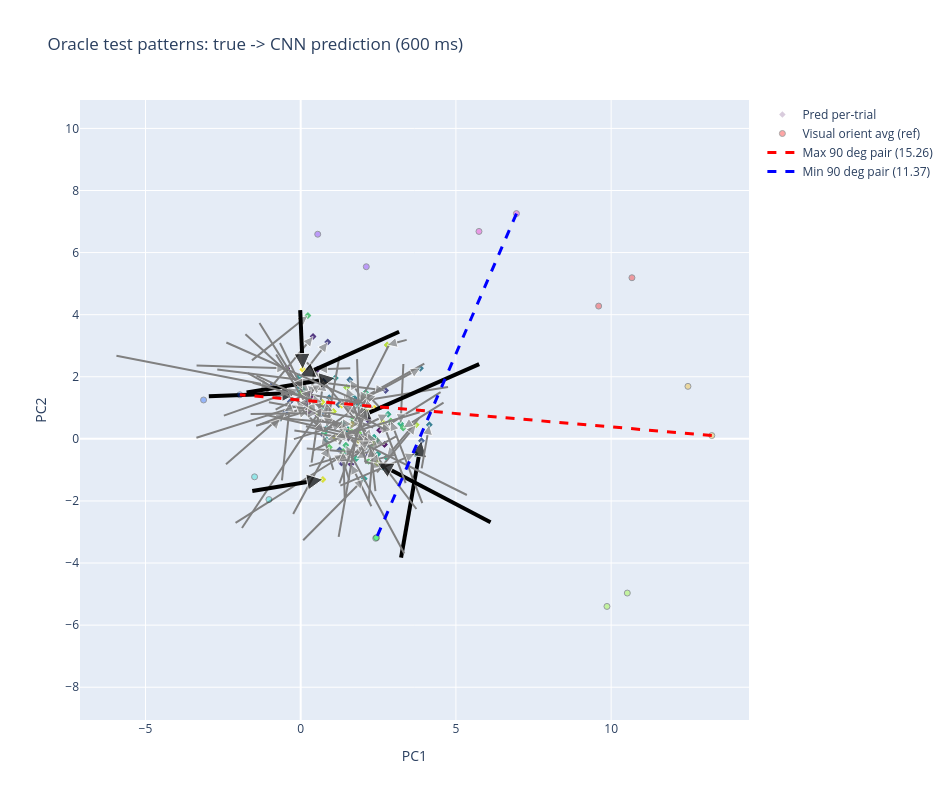

Here is the notebook cell this chart was saved with:
### Code cell
# Oracle test patterns in the same PC space as cell 22.
# True per-pattern average -> CNN prediction shown as a gray arrow.
# Patterns closest to a visual orientation target are drawn bolder.
import plotly.graph_objects as go
import plotly.express as px
from sklearn.decomposition import PCA

mode = "2d"

n_out_window_bins = VIS_ORIENT_TIME // CFG['OUTPUT_BIN_MS']

# Rebuild the basis from `targets` so this cell is self-contained.
X_win        = targets
mean_vec_win = X_win.mean(axis=0, keepdims=True)
pca_win3     = PCA(n_components=2).fit(X_win)
if mode == "3d":
    proj, _ = np.linalg.qr(np.array([
        mean_vec_win[0],
        pca_win3.components_[0],
        pca_win3.components_[1],
    ]).T)
else:
    proj = pca_win3.components_.T[:, :2]                                        # (n_neurons, 2)
coords_win = X_win @ proj                                                       # (n_orient, 2 or 3)

# Group oracle test trials by pattern_name.
pattern_to_timings = {}
for timing_idx in test_ds.trial_indices:
    pname = test_ds.timing_to_pattern[timing_idx]
    pattern_to_timings.setdefault(pname, []).append(timing_idx)
oracle_patterns = sorted(pattern_to_timings.keys())
n_patterns = len(oracle_patterns)

# True per-pattern average and per-trial points over the window.
true_avg_counts = np.zeros((n_patterns, n_neurons), dtype=np.float32)
trial_true_pts  = []
trial_pidx      = []
for p_idx, pname in enumerate(oracle_patterns):
    timings = pattern_to_timings[pname]
    trial_counts = np.zeros((len(timings), n_neurons), dtype=np.float32)
    for k, tidx in enumerate(timings):
        binned = test_ds.spike_responses_binned[tidx]
        trial_counts[k] = binned[:, :n_out_window_bins].sum(axis=1)
        trial_true_pts.append(trial_counts[k])
        trial_pidx.append(p_idx)
    true_avg_counts[p_idx] = trial_counts.mean(axis=0)
trial_true_pts = np.array(trial_true_pts)
trial_pidx     = np.array(trial_pidx)

# Model prediction per unique oracle pattern, summed over the same window.
pred_counts = np.zeros((n_patterns, n_neurons), dtype=np.float32)
model.eval()
for p_idx, pname in enumerate(oracle_patterns):
    stim    = test_ds.pattern_stims[pname]
    stim_in = stim[:, :CFG['N_INPUT_BINS']]
    x = torch.from_numpy(stim_in).unsqueeze(0).to(device).float()
    with torch.no_grad():
        rate = torch.exp(model(x))
    pred_counts[p_idx] = rate[0, :, :n_out_window_bins].sum(dim=1).cpu().numpy()

# Project onto the chosen basis.
true_coords       = true_avg_counts @ proj
pred_coords       = pred_counts     @ proj
trial_true_coords = trial_true_pts  @ proj
trial_pred_coords = pred_coords[trial_pidx]

# Per-orientation target projections (used for the closest-pattern lookup and
# the min/max-diameter dashed lines below).
proj_targs = np.stack([targets[i] @ proj for i in range(len(visual_orientation_degs))],
                      axis=0)

# For each visual orientation, find the oracle pattern whose true-response
# projection is nearest. Build the deduped list (orientation order) and a
# set of bold pattern indices.
closest_pattern_idxs = []
for ori_idx in range(len(visual_orientation_degs)):
    dists = np.linalg.norm(true_coords - proj_targs[ori_idx], axis=1)
    closest_pattern_idxs.append(int(np.argmin(dists)))

bold_idxs = set(closest_pattern_idxs)
seen = set()
closest_patterns = []
for p_idx in closest_pattern_idxs:
    pname = oracle_patterns[p_idx]
    if pname not in seen:
        closest_patterns.append(pname)
        seen.add(pname)

# One color per pattern, shared across arrow + trial dots.
viridis = px.colors.sample_colorscale('Viridis',
                                      np.linspace(0, 1, max(n_patterns, 2)).tolist())
trial_colors = [viridis[i] for i in trial_pidx]

fig = go.Figure()

# Per-trial faded prediction points.
if mode == "3d":
    fig.add_trace(go.Scatter3d(
        x=trial_pred_coords[:, 0], y=trial_pred_coords[:, 1], z=trial_pred_coords[:, 2],
        mode='markers',
        marker=dict(size=3, color=trial_colors, opacity=0.2,
                    symbol='diamond', line=dict(width=0)),
        name='Pred per-trial', hoverinfo='skip',
    ))
else:
    fig.add_trace(go.Scatter(
        x=trial_pred_coords[:, 0], y=trial_pred_coords[:, 1],
        mode='markers',
        marker=dict(size=5, color=trial_colors, opacity=0.2,
                    symbol='diamond', line=dict(width=0)),
        name='Pred per-trial', hoverinfo='skip',
    ))

# Arrows from true average -> prediction. Patterns nearest to a visual
# orientation target are drawn with a thicker line + larger arrowhead.
for p_idx in range(n_patterns):
    is_bold    = p_idx in bold_idxs
    color      = "black" if is_bold else "gray"
    line_width = 4 if is_bold else 2
    head_size  = 16 if is_bold else 10
    cone_size  = 0.8 if is_bold else 0.5
    a = true_coords[p_idx]
    b = pred_coords[p_idx]
    if mode == "3d":
        fig.add_trace(go.Scatter3d(
            x=[a[0], b[0]], y=[a[1], b[1]], z=[a[2], b[2]],
            mode='lines',
            line=dict(color=color, width=line_width),
            showlegend=False, hoverinfo='skip',
        ))
        fig.add_trace(go.Cone(
            x=[b[0]], y=[b[1]], z=[b[2]],
            u=[b[0] - a[0]], v=[b[1] - a[1]], w=[b[2] - a[2]],
            sizemode='absolute', sizeref=cone_size, anchor='tip',
            colorscale=[[0, color], [1, color]], showscale=False,
            hoverinfo='skip',
        ))
    else:
        fig.add_trace(go.Scatter(
            x=[a[0], b[0]], y=[a[1], b[1]],
            mode='lines+markers',
            line=dict(color=color, width=line_width),
            marker=dict(size=[0, head_size], symbol='arrow-up', color=color,
                        angleref='previous'),
            showlegend=False, hoverinfo='skip',
        ))

# Visual-orientation ring as faint backdrop (HSV color, doubled angle).
if mode == "3d":
    fig.add_trace(go.Scatter3d(
        x=coords_win[:, 0], y=coords_win[:, 1], z=coords_win[:, 2],
        mode='markers',
        marker=dict(size=6, color=doubled, colorscale='HSV', cmin=0, cmax=360,
                    opacity=0.35, line=dict(color='black', width=1)),
        name='Visual orient avg (ref)', hoverinfo='skip',
    ))
else:
    fig.add_trace(go.Scatter(
        x=coords_win[:, 0], y=coords_win[:, 1],
        mode='markers',
        marker=dict(size=6, color=doubled, colorscale='HSV', cmin=0, cmax=360,
                    opacity=0.35, line=dict(color='black', width=1)),
        name='Visual orient avg (ref)', hoverinfo='skip',
    ))

# Min/max diameter dashed lines from 90 deg pairs.
dist_matrix = np.linalg.norm(proj_targs[:, None, :] - proj_targs[None, :, :], axis=-1)
quarter = len(visual_orientation_degs) // 4
n_unique_pairs = len(visual_orientation_degs) // 2
pair_distances = [dist_matrix[i, (i + quarter) % len(visual_orientation_degs)]
                  for i in range(n_unique_pairs)]

min_radius = min(pair_distances) / 2
max_radius = max(pair_distances) / 2
max_i = int(np.argmax(pair_distances))
min_i = int(np.argmin(pair_distances))
max_pair = (max_i, (max_i + quarter) % len(visual_orientation_degs))
min_pair = (min_i, (min_i + quarter) % len(visual_orientation_degs))

if mode == "3d":
    fig.add_trace(go.Scatter3d(
        x=[proj_targs[max_pair[0], 0], proj_targs[max_pair[1], 0]],
        y=[proj_targs[max_pair[0], 1], proj_targs[max_pair[1], 1]],
        z=[proj_targs[max_pair[0], 2], proj_targs[max_pair[1], 2]],
        mode='lines',
        line=dict(color='red', width=3, dash='dash'),
        name=f'Max 90 deg pair ({pair_distances[max_i]:.2f})',
    ))
    fig.add_trace(go.Scatter3d(
        x=[proj_targs[min_pair[0], 0], proj_targs[min_pair[1], 0]],
        y=[proj_targs[min_pair[0], 1], proj_targs[min_pair[1], 1]],
        z=[proj_targs[min_pair[0], 2], proj_targs[min_pair[1], 2]],
        mode='lines',
        line=dict(color='blue', width=3, dash='dash'),
        name=f'Min 90 deg pair ({pair_distances[min_i]:.2f})',
    ))
else:
    fig.add_trace(go.Scatter(
        x=[proj_targs[max_pair[0], 0], proj_targs[max_pair[1], 0]],
        y=[proj_targs[max_pair[0], 1], proj_targs[max_pair[1], 1]],
        mode='lines',
        line=dict(color='red', width=3, dash='dash'),
        name=f'Max 90 deg pair ({pair_distances[max_i]:.2f})',
    ))
    fig.add_trace(go.Scatter(
        x=[proj_targs[min_pair[0], 0], proj_targs[min_pair[1], 0]],
        y=[proj_targs[min_pair[0], 1], proj_targs[min_pair[1], 1]],
        mode='lines',
        line=dict(color='blue', width=3, dash='dash'),
        name=f'Min 90 deg pair ({pair_distances[min_i]:.2f})',
    ))

layout_kwargs = dict(
    title=f'Oracle test patterns: true -> CNN prediction ({VIS_ORIENT_TIME} ms)',
    width=950, height=800,
)
if mode == "3d":
    layout_kwargs['scene'] = dict(xaxis_title='CIS', yaxis_title='PC1',
                                  zaxis_title='PC2', aspectmode='data')
else:
    layout_kwargs['xaxis_title'] = 'PC1'
    layout_kwargs['yaxis_title'] = 'PC2'
    layout_kwargs['yaxis'] = dict(scaleanchor='x', scaleratio=1)
fig.update_layout(**layout_kwargs)

os.makedirs('results', exist_ok=True)
fig.write_html('results/oracle_pred_vs_true_cis_pc1_pc2.html', include_plotlyjs='cdn')

l2_per_pattern = np.linalg.norm(true_coords - pred_coords, axis=1)

print(f'Oracle patterns: {n_patterns}  '
      f'mean L2 (true vs pred, projected): {l2_per_pattern.mean():.3f} '
      f'+- {l2_per_pattern.std():.3f}')
print(f'Closest patterns to visual orientations: {closest_patterns}')

fig.show()

### Figure 1 — Plotly figure (JSON) as saved in the notebook; plotly's stock layout.template omitted (floating-point values rounded to 4 significant figures; data arrays with more than 128 entries replaced by an {"elided": "..."} marker saying what was removed)
{"data": [{"hoverinfo": "skip", "marker": {"color": {"elided": "1000 str values"}, "line": {"width": 0}, "opacity": 0.2, "size": 5, "symbol": "diamond"}, "mode": "markers", "name": "Pred per-trial", "type": "scatter", "x": {"elided": "1000 float values"}, "y": {"elided": "1000 float values"}}, {"hoverinfo": "skip", "line": {"color": "gray", "width": 2}, "marker": {"angleref": "previous", "color": "gray", "size": [0, 10], "symbol": "arrow-up"}, "mode": "lines+markers", "showlegend": false, "type": "scatter", "x": [-3.354, -0.4474], "y": [2.36, 2.269]}, {"hoverinfo": "skip", "line": {"color": "gray", "width": 2}, "marker": {"angleref": "previous", "color": "gray", "size": [0, 10], "symbol": "arrow-up"}, "mode": "lines+markers", "showlegend": false, "type": "scatter", "x": [-3.36, 0.2099], "y": [0.03796, 1.158]}, {"hoverinfo": "skip", "line": {"color": "gray", "width": 2}, "marker": {"angleref": "previous", "color": "gray", "size": [0, 10], "symbol": "arrow-up"}, "mode": "lines+markers", "showlegend": false, "type": "scatter", "x": [4.505, 2.543], "y": [1.506, 0.2739]}, {"hoverinfo": "skip", "line": {"color": "gray", "width": 2}, "marker": {"angleref": "previous", "color": "gray", "size": [0, 10], "symbol": "arrow-up"}, "mode": "lines+markers", "showlegend": false, "type": "scatter", "x": [0.635, 2.7], "y": [0.6186, -0.1824]}, {"hoverinfo": "skip", "line": {"color": "gray", "width": 2}, "marker": {"angleref": "previous", "color": "gray", "size": [0, 10], "symbol": "arrow-up"}, "mode": "lines+markers", "showlegend": false, "type": "scatter", "x": [-1.435, 0.2604], "y": [0.4234, 0.9012]}, {"hoverinfo": "skip", "line": {"color": "gray", "width": 2}, "marker": {"angleref": "previous", "color": "gray", "size": [0, 10], "symbol": "arrow-up"}, "mode": "lines+markers", "showlegend": false, "type": "scatter", "x": [0.4461, 0.3335], "y": [2.289, 1.375]}, {"hoverinfo": "skip", "line": {"color": "gray", "width": 2}, "marker": {"angleref": "previous", "color": "gray", "size": [0, 10], "symbol": "arrow-up"}, "mode": "lines+markers", "showlegend": false, "type": "scatter", "x": [-1.78, 0.2862], "y": [3.369, 1.494]}, {"hoverinfo": "skip", "line": {"color": "gray", "width": 2}, "marker": {"angleref": "previous", "color": "gray", "size": [0, 10], "symbol": "arrow-up"}, "mode": "lines+markers", "showlegend": false, "type": "scatter", "x": [0.5255, 0.5939], "y": [0.7139, 0.3323]}, {"hoverinfo": "skip", "line": {"color": "gray", "width": 2}, "marker": {"angleref": "previous", "color": "gray", "size": [0, 10], "symbol": "arrow-up"}, "mode": "lines+markers", "showlegend": false, "type": "scatter", "x": [-1.328, 0.4869], "y": [3.734, 0.83]}, {"hoverinfo": "skip", "line": {"color": "gray", "width": 2}, "marker": {"angleref": "previous", "color": "gray", "size": [0, 10], "symbol": "arrow-up"}, "mode": "lines+markers", "showlegend": false, "type": "scatter", "x": [2.276, 1.62], "y": [-2.172, -0.8208]}, {"hoverinfo": "skip", "line": {"color": "gray", "width": 2}, "marker": {"angleref": "previous", "color": "gray", "size": [0, 10], "symbol": "arrow-up"}, "mode": "lines+markers", "showlegend": false, "type": "scatter", "x": [1.597, 0.5436], "y": [2.272, 2.245]}, {"hoverinfo": "skip", "line": {"color": "gray", "width": 2}, "marker": {"angleref": "previous", "color": "gray", "size": [0, 10], "symbol": "arrow-up"}, "mode": "lines+markers", "showlegend": false, "type": "scatter", "x": [-1.128, 0.3983], "y": [1.458, 3.299]}, {"hoverinfo": "skip", "line": {"color": "gray", "width": 2}, "marker": {"angleref": "previous", "color": "gray", "size": [0, 10], "symbol": "arrow-up"}, "mode": "lines+markers", "showlegend": false, "type": "scatter", "x": [-0.2034, 1.528], "y": [0.2679, 0.02202]}, {"hoverinfo": "skip", "line": {"color": "gray", "width": 2}, "marker": {"angleref": "previous", "color": "gray", "size": [0, 10], "symbol": "arrow-up"}, "mode": "lines+markers", "showlegend": false, "type": "scatter", "x": [-1.024, 2.165], "y": [1.176, 0.6066]}, {"hoverinfo": "skip", "line": {"color": "gray", "width": 2}, "marker": {"angleref": "previous", "color": "gray", "size": [0, 10], "symbol": "arrow-up"}, "mode": "lines+markers", "showlegend": false, "type": "scatter", "x": [0.1998, 2.311], "y": [2.461, -0.02165]}, {"hoverinfo": "skip", "line": {"color": "gray", "width": 2}, "marker": {"angleref": "previous", "color": "gray", "size": [0, 10], "symbol": "arrow-up"}, "mode": "lines+markers", "showlegend": false, "type": "scatter", "x": [3.981, 1.801], "y": [2.425, 1.205]}, {"hoverinfo": "skip", "line": {"color": "gray", "width": 2}, "marker": {"angleref": "previous", "color": "gray", "size": [0, 10], "symbol": "arrow-up"}, "mode": "lines+markers", "showlegend": false, "type": "scatter", "x": [2.235, 1.313], "y": [-0.2594, -0.7759]}, {"hoverinfo": "skip", "line": {"color": "gray", "width": 2}, "marker": {"angleref": "previous", "color": "gray", "size": [0, 10], "symbol": "arrow-up"}, "mode": "lines+markers", "showlegend": false, "type": "scatter", "x": [0.1819, 0.8724], "y": [2.234, 3.117]}, {"hoverinfo": "skip", "line": {"color": "gray", "width": 2}, "marker": {"angleref": "previous", "color": "gray", "size": [0, 10], "symbol": "arrow-up"}, "mode": "lines+markers", "showlegend": false, "type": "scatter", "x": [0.1099, 2.085], "y": [1.528, -0.5014]}, {"hoverinfo": "skip", "line": {"color": "gray", "width": 2}, "marker": {"angleref": "previous", "color": "gray", "size": [0, 10], "symbol": "arrow-up"}, "mode": "lines+markers", "showlegend": false, "type": "scatter", "x": [1.051, 0.7178], "y": [-0.9947, 0.1414]}, {"hoverinfo": "skip", "line": {"color": "gray", "width": 2}, "marker": {"angleref": "previous", "color": "gray", "size": [0, 10], "symbol": "arrow-up"}, "mode": "lines+markers", "showlegend": false, "type": "scatter", "x": [-2.688, 2.734], "y": [2.234, 1.555]}, {"hoverinfo": "skip", "line": {"color": "gray", "width": 2}, "marker": {"angleref": "previous", "color": "gray", "size": [0, 10], "symbol": "arrow-up"}, "mode": "lines+markers", "showlegend": false, "type": "scatter", "x": [-0.8079, 0.7167], "y": [0.9398, 1.739]}, {"hoverinfo": "skip", "line": {"color": "gray", "width": 2}, "marker": {"angleref": "previous", "color": "gray", "size": [0, 10], "symbol": "arrow-up"}, "mode": "lines+markers", "showlegend": false, "type": "scatter", "x": [-1.308, 0.1965], "y": [0.4653, 1.036]}, {"hoverinfo": "skip", "line": {"color": "gray", "width": 2}, "marker": {"angleref": "previous", "color": "gray", "size": [0, 10], "symbol": "arrow-up"}, "mode": "lines+markers", "showlegend": false, "type": "scatter", "x": [-5.935, -0.9441], "y": [2.679, 1.708]}, {"hoverinfo": "skip", "line": {"color": "gray", "width": 2}, "marker": {"angleref": "previous", "color": "gray", "size": [0, 10], "symbol": "arrow-up"}, "mode": "lines+markers", "showlegend": false, "type": "scatter", "x": [-0.6033, -0.3391], "y": [-1.335, 1.194]}, {"hoverinfo": "skip", "line": {"color": "gray", "width": 2}, "marker": {"angleref": "previous", "color": "gray", "size": [0, 10], "symbol": "arrow-up"}, "mode": "lines+markers", "showlegend": false, "type": "scatter", "x": [1.565, 1.254], "y": [-1.331, -0.3556]}, {"hoverinfo": "skip", "line": {"color": "gray", "width": 2}, "marker": {"angleref": "previous", "color": "gray", "size": [0, 10], "symbol": "arrow-up"}, "mode": "lines+markers", "showlegend": false, "type": "scatter", "x": [-2.406, -0.4821], "y": [-0.8146, 0.8595]}, {"hoverinfo": "skip", "line": {"color": "black", "width": 4}, "marker": {"angleref": "previous", "color": "black", "size": [0, 16], "symbol": "arrow-up"}, "mode": "lines+markers", "showlegend": false, "type": "scatter", "x": [3.233, 3.891], "y": [-3.823, -0.06122]}, {"hoverinfo": "skip", "line": {"color": "gray", "width": 2}, "marker": {"angleref": "previous", "color": "gray", "size": [0, 10], "symbol": "arrow-up"}, "mode": "lines+markers", "showlegend": false, "type": "scatter", "x": [0.3501, 0.732], "y": [-0.7687, 1.859]}, {"hoverinfo": "skip", "line": {"color": "gray", "width": 2}, "marker": {"angleref": "previous", "color": "gray", "size": [0, 10], "symbol": "arrow-up"}, "mode": "lines+markers", "showlegend": false, "type": "scatter", "x": [2.323, 0.6658], "y": [-0.1859, 0.8004]}, {"hoverinfo": "skip", "line": {"color": "gray", "width": 2}, "marker": {"angleref": "previous", "color": "gray", "size": [0, 10], "symbol": "arrow-up"}, "mode": "lines+markers", "showlegend": false, "type": "scatter", "x": [3.727, 1.974], "y": [-2.26, 0.06118]}, {"hoverinfo": "skip", "line": {"color": "gray", "width": 2}, "marker": {"angleref": "previous", "color": "gray", "size": [0, 10], "symbol": "arrow-up"}, "mode": "lines+markers", "showlegend": false, "type": "scatter", "x": [4.746, 1.226], "y": [1.672, 1.103]}, {"hoverinfo": "skip", "line": {"color": "gray", "width": 2}, "marker": {"angleref": "previous", "color": "gray", "size": [0, 10], "symbol": "arrow-up"}, "mode": "lines+markers", "showlegend": false, "type": "scatter", "x": [0.2727, 2.19], "y": [-0.8791, -0.2989]}, {"hoverinfo": "skip", "line": {"color": "gray", "width": 2}, "marker": {"angleref": "previous", "color": "gray", "size": [0, 10], "symbol": "arrow-up"}, "mode": "lines+markers", "showlegend": false, "type": "scatter", "x": [2.1, 1.582], "y": [1.093, 1.904]}, {"hoverinfo": "skip", "line": {"color": "gray", "width": 2}, "marker": {"angleref": "previous", "color": "gray", "size": [0, 10], "symbol": "arrow-up"}, "mode": "lines+markers", "showlegend": false, "type": "scatter", "x": [1.24, 1.443], "y": [-0.18, 0.2717]}, {"hoverinfo": "skip", "line": {"color": "gray", "width": 2}, "marker": {"angleref": "previous", "color": "gray", "size": [0, 10], "symbol": "arrow-up"}, "mode": "lines+markers", "showlegend": false, "type": "scatter", "x": [2.834, 1.912], "y": [3.005, 1.186]}, {"hoverinfo": "skip", "line": {"color": "gray", "width": 2}, "marker": {"angleref": "previous", "color": "gray", "size": [0, 10], "symbol": "arrow-up"}, "mode": "lines+markers", "showlegend": false, "type": "scatter", "x": [-0.8789, -0.6587], "y": [0.4258, 0.6465]}, {"hoverinfo": "skip", "line": {"color": "black", "width": 4}, "marker": {"angleref": "previous", "color": "black", "size": [0, 16], "symbol": "arrow-up"}, "mode": "lines+markers", "showlegend": false, "type": "scatter", "x": [-2.959, -0.09234], "y": [1.372, 1.479]}, {"hoverinfo": "skip", "line": {"color": "gray", "width": 2}, "marker": {"angleref": "previous", "color": "gray", "size": [0, 10], "symbol": "arrow-up"}, "mode": "lines+markers", "showlegend": false, "type": "scatter", "x": [1.697, 3.858], "y": [1.106, 2.278]}, {"hoverinfo": "skip", "line": {"color": "gray", "width": 2}, "marker": {"angleref": "previous", "color": "gray", "size": [0, 10], "symbol": "arrow-up"}, "mode": "lines+markers", "showlegend": false, "type": "scatter", "x": [0.7775, 0.9183], "y": [0.702, 1.325]}, {"hoverinfo": "skip", "line": {"color": "gray", "width": 2}, "marker": {"angleref": "previous", "color": "gray", "size": [0, 10], "symbol": "arrow-up"}, "mode": "lines+markers", "showlegend": false, "type": "scatter", "x": [3.897, 4.142], "y": [-0.9522, 0.4524]}, {"hoverinfo": "skip", "line": {"color": "gray", "width": 2}, "marker": {"angleref": "previous", "color": "gray", "size": [0, 10], "symbol": "arrow-up"}, "mode": "lines+markers", "showlegend": false, "type": "scatter", "x": [2.048, 2.631], "y": [-0.7115, -0.9165]}, {"hoverinfo": "skip", "line": {"color": "gray", "width": 2}, "marker": {"angleref": "previous", "color": "gray", "size": [0, 10], "symbol": "arrow-up"}, "mode": "lines+markers", "showlegend": false, "type": "scatter", "x": [1.276, 3.69], "y": [-1.506, -0.4767]}, {"hoverinfo": "skip", "line": {"color": "gray", "width": 2}, "marker": {"angleref": "previous", "color": "gray", "size": [0, 10], "symbol": "arrow-up"}, "mode": "lines+markers", "showlegend": false, "type": "scatter", "x": [1.223, 1.891], "y": [-3.156, 0.7006]}, {"hoverinfo": "skip", "line": {"color": "gray", "width": 2}, "marker": {"angleref": "previous", "color": "gray", "size": [0, 10], "symbol": "arrow-up"}, "mode": "lines+markers", "showlegend": false, "type": "scatter", "x": [1.316, 1.717], "y": [1.22, 1.328]}, {"hoverinfo": "skip", "line": {"color": "gray", "width": 2}, "marker": {"angleref": "previous", "color": "gray", "size": [0, 10], "symbol": "arrow-up"}, "mode": "lines+markers", "showlegend": false, "type": "scatter", "x": [-1.705, 1.51], "y": [2.118, 0.3187]}, {"hoverinfo": "skip", "line": {"color": "gray", "width": 2}, "marker": {"angleref": "previous", "color": "gray", "size": [0, 10], "symbol": "arrow-up"}, "mode": "lines+markers", "showlegend": false, "type": "scatter", "x": [-2.476, -0.06862], "y": [0.7476, 1.603]}, {"hoverinfo": "skip", "line": {"color": "gray", "width": 2}, "marker": {"angleref": "previous", "color": "gray", "size": [0, 10], "symbol": "arrow-up"}, "mode": "lines+markers", "showlegend": false, "type": "scatter", "x": [1.227, 0.834], "y": [0.05739, -0.02564]}, {"hoverinfo": "skip", "line": {"color": "gray", "width": 2}, "marker": {"angleref": "previous", "color": "gray", "size": [0, 10], "symbol": "arrow-up"}, "mode": "lines+markers", "showlegend": false, "type": "scatter", "x": [1.253, 0.8356], "y": [2.677, 0.3444]}, {"hoverinfo": "skip", "line": {"color": "black", "width": 4}, "marker": {"angleref": "previous", "color": "black", "size": [0, 16], "symbol": "arrow-up"}, "mode": "lines+markers", "showlegend": false, "type": "scatter", "x": [3.17, -0.04792], "y": [3.451, 2.004]}, {"hoverinfo": "skip", "line": {"color": "black", "width": 4}, "marker": {"angleref": "previous", "color": "black", "size": [0, 16], "symbol": "arrow-up"}, "mode": "lines+markers", "showlegend": false, "type": "scatter", "x": [-1.742, 1.112], "y": [1.492, 1.964]}, {"hoverinfo": "skip", "line": {"color": "gray", "width": 2}, "marker": {"angleref": "previous", "color": "gray", "size": [0, 10], "symbol": "arrow-up"}, "mode": "lines+markers", "showlegend": false, "type": "scatter", "x": [-2.098, 1.415], "y": [-2.708, -0.4932]}, {"hoverinfo": "skip", "line": {"color": "gray", "width": 2}, "marker": {"angleref": "previous", "color": "gray", "size": [0, 10], "symbol": "arrow-up"}, "mode": "lines+markers", "showlegend": false, "type": "scatter", "x": [0.07967, 2.048], "y": [-3.264, -1.283]}, {"hoverinfo": "skip", "line": {"color": "gray", "width": 2}, "marker": {"angleref": "previous", "color": "gray", "size": [0, 10], "symbol": "arrow-up"}, "mode": "lines+markers", "showlegend": false, "type": "scatter", "x": [-0.2176, 1.34], "y": [-0.007631, 0.4832]}, {"hoverinfo": "skip", "line": {"color": "gray", "width": 2}, "marker": {"angleref": "previous", "color": "gray", "size": [0, 10], "symbol": "arrow-up"}, "mode": "lines+markers", "showlegend": false, "type": "scatter", "x": [0.1949, 2.481], "y": [-0.3088, -0.4905]}, {"hoverinfo": "skip", "line": {"color": "gray", "width": 2}, "marker": {"angleref": "previous", "color": "gray", "size": [0, 10], "symbol": "arrow-up"}, "mode": "lines+markers", "showlegend": false, "type": "scatter", "x": [2.189, 2.366], "y": [-2.009, 0.048]}, {"hoverinfo": "skip", "line": {"color": "gray", "width": 2}, "marker": {"angleref": "previous", "color": "gray", "size": [0, 10], "symbol": "arrow-up"}, "mode": "lines+markers", "showlegend": false, "type": "scatter", "x": [-0.668, 0.05774], "y": [3.089, 1.597]}, {"hoverinfo": "skip", "line": {"color": "gray", "width": 2}, "marker": {"angleref": "previous", "color": "gray", "size": [0, 10], "symbol": "arrow-up"}, "mode": "lines+markers", "showlegend": false, "type": "scatter", "x": [3.827, 2.764], "y": [0.6809, -0.5978]}, {"hoverinfo": "skip", "line": {"color": "gray", "width": 2}, "marker": {"angleref": "previous", "color": "gray", "size": [0, 10], "symbol": "arrow-up"}, "mode": "lines+markers", "showlegend": false, "type": "scatter", "x": [0.6973, 1.866], "y": [0.2233, 1.069]}, {"hoverinfo": "skip", "line": {"color": "gray", "width": 2}, "marker": {"angleref": "previous", "color": "gray", "size": [0, 10], "symbol": "arrow-up"}, "mode": "lines+markers", "showlegend": false, "type": "scatter", "x": [0.4028, 2.817], "y": [-0.3675, 0.7965]}, {"hoverinfo": "skip", "line": {"color": "gray", "width": 2}, "marker": {"angleref": "previous", "color": "gray", "size": [0, 10], "symbol": "arrow-up"}, "mode": "lines+markers", "showlegend": false, "type": "scatter", "x": [3.074, 1.789], "y": [0.07921, -0.6333]}, {"hoverinfo": "skip", "line": {"color": "gray", "width": 2}, "marker": {"angleref": "previous", "color": "gray", "size": [0, 10], "symbol": "arrow-up"}, "mode": "lines+markers", "showlegend": false, "type": "scatter", "x": [-1.892, 0.6937], "y": [-2.872, 1.017]}, {"hoverinfo": "skip", "line": {"color": "gray", "width": 2}, "marker": {"angleref": "previous", "color": "gray", "size": [0, 10], "symbol": "arrow-up"}, "mode": "lines+markers", "showlegend": false, "type": "scatter", "x": [-1.139, 2.451], "y": [0.7743, -0.03403]}, {"hoverinfo": "skip", "line": {"color": "gray", "width": 2}, "marker": {"angleref": "previous", "color": "gray", "size": [0, 10], "symbol": "arrow-up"}, "mode": "lines+markers", "showlegend": false, "type": "scatter", "x": [3.307, 3.219], "y": [2.409, 0.4853]}, {"hoverinfo": "skip", "line": {"color": "gray", "width": 2}, "marker": {"angleref": "previous", "color": "gray", "size": [0, 10], "symbol": "arrow-up"}, "mode": "lines+markers", "showlegend": false, "type": "scatter", "x": [2.602, 2.089], "y": [0.9492, 1.495]}, {"hoverinfo": "skip", "line": {"color": "gray", "width": 2}, "marker": {"angleref": "previous", "color": "gray", "size": [0, 10], "symbol": "arrow-up"}, "mode": "lines+markers", "showlegend": false, "type": "scatter", "x": [2.333, 1.682], "y": [0.363, 0.6206]}, {"hoverinfo": "skip", "line": {"color": "gray", "width": 2}, "marker": {"angleref": "previous", "color": "gray", "size": [0, 10], "symbol": "arrow-up"}, "mode": "lines+markers", "showlegend": false, "type": "scatter", "x": [0.05459, 0.7669], "y": [0.9372, 0.2004]}, {"hoverinfo": "skip", "line": {"color": "gray", "width": 2}, "marker": {"angleref": "previous", "color": "gray", "size": [0, 10], "symbol": "arrow-up"}, "mode": "lines+markers", "showlegend": false, "type": "scatter", "x": [3.336, 1.453], "y": [-3.693, -0.2089]}, {"hoverinfo": "skip", "line": {"color": "gray", "width": 2}, "marker": {"angleref": "previous", "color": "gray", "size": [0, 10], "symbol": "arrow-up"}, "mode": "lines+markers", "showlegend": false, "type": "scatter", "x": [2.407, 2.25], "y": [-1.682, -0.2851]}, {"hoverinfo": "skip", "line": {"color": "gray", "width": 2}, "marker": {"angleref": "previous", "color": "gray", "size": [0, 10], "symbol": "arrow-up"}, "mode": "lines+markers", "showlegend": false, "type": "scatter", "x": [-1.571, 0.2321], "y": [2.528, 3.972]}, {"hoverinfo": "skip", "line": {"color": "gray", "width": 2}, "marker": {"angleref": "previous", "color": "gray", "size": [0, 10], "symbol": "arrow-up"}, "mode": "lines+markers", "showlegend": false, "type": "scatter", "x": [4.601, 3.299], "y": [1.166, 0.3527]}, {"hoverinfo": "skip", "line": {"color": "gray", "width": 2}, "marker": {"angleref": "previous", "color": "gray", "size": [0, 10], "symbol": "arrow-up"}, "mode": "lines+markers", "showlegend": false, "type": "scatter", "x": [3.07, 2.184], "y": [-0.5072, -0.7206]}, {"hoverinfo": "skip", "line": {"color": "gray", "width": 2}, "marker": {"angleref": "previous", "color": "gray", "size": [0, 10], "symbol": "arrow-up"}, "mode": "lines+markers", "showlegend": false, "type": "scatter", "x": [1.423, 1.367], "y": [-2.01, -0.4108]}, {"hoverinfo": "skip", "line": {"color": "gray", "width": 2}, "marker": {"angleref": "previous", "color": "gray", "size": [0, 10], "symbol": "arrow-up"}, "mode": "lines+markers", "showlegend": false, "type": "scatter", "x": [-0.2426, 0.9217], "y": [-2.42, -0.2676]}, {"hoverinfo": "skip", "line": {"color": "gray", "width": 2}, "marker": {"angleref": "previous", "color": "gray", "size": [0, 10], "symbol": "arrow-up"}, "mode": "lines+markers", "showlegend": false, "type": "scatter", "x": [3.916, 2.902], "y": [-2.073, 0.5775]}, {"hoverinfo": "skip", "line": {"color": "black", "width": 4}, "marker": {"angleref": "previous", "color": "black", "size": [0, 16], "symbol": "arrow-up"}, "mode": "lines+markers", "showlegend": false, "type": "scatter", "x": [5.75, 1.733], "y": [2.409, 0.6379]}, {"hoverinfo": "skip", "line": {"color": "gray", "width": 2}, "marker": {"angleref": "previous", "color": "gray", "size": [0, 10], "symbol": "arrow-up"}, "mode": "lines+markers", "showlegend": false, "type": "scatter", "x": [1.815, 1.884], "y": [2.569, 0.4882]}, {"hoverinfo": "skip", "line": {"color": "gray", "width": 2}, "marker": {"angleref": "previous", "color": "gray", "size": [0, 10], "symbol": "arrow-up"}, "mode": "lines+markers", "showlegend": false, "type": "scatter", "x": [2.193, 1.58], "y": [1.357, 0.2882]}, {"hoverinfo": "skip", "line": {"color": "gray", "width": 2}, "marker": {"angleref": "previous", "color": "gray", "size": [0, 10], "symbol": "arrow-up"}, "mode": "lines+markers", "showlegend": false, "type": "scatter", "x": [2.114, 1.868], "y": [-0.8017, 0.1887]}, {"hoverinfo": "skip", "line": {"color": "gray", "width": 2}, "marker": {"angleref": "previous", "color": "gray", "size": [0, 10], "symbol": "arrow-up"}, "mode": "lines+markers", "showlegend": false, "type": "scatter", "x": [1.755, 0.001352], "y": [1.191, 1.473]}, {"hoverinfo": "skip", "line": {"color": "gray", "width": 2}, "marker": {"angleref": "previous", "color": "gray", "size": [0, 10], "symbol": "arrow-up"}, "mode": "lines+markers", "showlegend": false, "type": "scatter", "x": [1.783, 1.371], "y": [-0.1112, 0.1976]}, {"hoverinfo": "skip", "line": {"color": "gray", "width": 2}, "marker": {"angleref": "previous", "color": "gray", "size": [0, 10], "symbol": "arrow-up"}, "mode": "lines+markers", "showlegend": false, "type": "scatter", "x": [-0.7908, 0.2627], "y": [2.719, 0.9779]}, {"hoverinfo": "skip", "line": {"color": "gray", "width": 2}, "marker": {"angleref": "previous", "color": "gray", "size": [0, 10], "symbol": "arrow-up"}, "mode": "lines+markers", "showlegend": false, "type": "scatter", "x": [1.674, 2.093], "y": [-0.494, 1.318]}, {"hoverinfo": "skip", "line": {"color": "gray", "width": 2}, "marker": {"angleref": "previous", "color": "gray", "size": [0, 10], "symbol": "arrow-up"}, "mode": "lines+markers", "showlegend": false, "type": "scatter", "x": [2.267, 1.477], "y": [-0.405, 1.655]}, {"hoverinfo": "skip", "line": {"color": "gray", "width": 2}, "marker": {"angleref": "previous", "color": "gray", "size": [0, 10], "symbol": "arrow-up"}, "mode": "lines+markers", "showlegend": false, "type": "scatter", "x": [-1.613, 0.5445], "y": [0.8037, 0.8281]}, {"hoverinfo": "skip", "line": {"color": "gray", "width": 2}, "marker": {"angleref": "previous", "color": "gray", "size": [0, 10], "symbol": "arrow-up"}, "mode": "lines+markers", "showlegend": false, "type": "scatter", "x": [0.1685, 2.332], "y": [0.4046, -0.1347]}, {"hoverinfo": "skip", "line": {"color": "gray", "width": 2}, "marker": {"angleref": "previous", "color": "gray", "size": [0, 10], "symbol": "arrow-up"}, "mode": "lines+markers", "showlegend": false, "type": "scatter", "x": [2.457, 3.72], "y": [-1.077, 0.4573]}, {"hoverinfo": "skip", "line": {"color": "black", "width": 4}, "marker": {"angleref": "previous", "color": "black", "size": [0, 16], "symbol": "arrow-up"}, "mode": "lines+markers", "showlegend": false, "type": "scatter", "x": [6.115, 2.465], "y": [-2.685, -0.7752]}, {"hoverinfo": "skip", "line": {"color": "gray", "width": 2}, "marker": {"angleref": "previous", "color": "gray", "size": [0, 10], "symbol": "arrow-up"}, "mode": "lines+markers", "showlegend": false, "type": "scatter", "x": [3.413, 2.784], "y": [3.188, 3.021]}, {"hoverinfo": "skip", "line": {"color": "gray", "width": 2}, "marker": {"angleref": "previous", "color": "gray", "size": [0, 10], "symbol": "arrow-up"}, "mode": "lines+markers", "showlegend": false, "type": "scatter", "x": [-1.425, 1.057], "y": [2.04, 0.8788]}, {"hoverinfo": "skip", "line": {"color": "gray", "width": 2}, "marker": {"angleref": "previous", "color": "gray", "size": [0, 10], "symbol": "arrow-up"}, "mode": "lines+markers", "showlegend": false, "type": "scatter", "x": [1.251, 2.122], "y": [-1.436, 0.9735]}, {"hoverinfo": "skip", "line": {"color": "gray", "width": 2}, "marker": {"angleref": "previous", "color": "gray", "size": [0, 10], "symbol": "arrow-up"}, "mode": "lines+markers", "showlegend": false, "type": "scatter", "x": [3.38, 2.647], "y": [-1.428, 0.526]}, {"hoverinfo": "skip", "line": {"color": "gray", "width": 2}, "marker": {"angleref": "previous", "color": "gray", "size": [0, 10], "symbol": "arrow-up"}, "mode": "lines+markers", "showlegend": false, "type": "scatter", "x": [-1.545, 0.696], "y": [1.808, 1.177]}, {"hoverinfo": "skip", "line": {"color": "black", "width": 4}, "marker": {"angleref": "previous", "color": "black", "size": [0, 16], "symbol": "arrow-up"}, "mode": "lines+markers", "showlegend": false, "type": "scatter", "x": [-1.56, 0.7145], "y": [-1.682, -1.305]}, {"hoverinfo": "skip", "line": {"color": "gray", "width": 2}, "marker": {"angleref": "previous", "color": "gray", "size": [0, 10], "symbol": "arrow-up"}, "mode": "lines+markers", "showlegend": false, "type": "scatter", "x": [3.829, 1.119], "y": [0.859, 0.04686]}, {"hoverinfo": "skip", "line": {"color": "gray", "width": 2}, "marker": {"angleref": "previous", "color": "gray", "size": [0, 10], "symbol": "arrow-up"}, "mode": "lines+markers", "showlegend": false, "type": "scatter", "x": [2.742, 1.322], "y": [0.2827, 1.085]}, {"hoverinfo": "skip", "line": {"color": "gray", "width": 2}, "marker": {"angleref": "previous", "color": "gray", "size": [0, 10], "symbol": "arrow-up"}, "mode": "lines+markers", "showlegend": false, "type": "scatter", "x": [5.352, 1.856], "y": [-1.808, -0.06691]}, {"hoverinfo": "skip", "line": {"color": "black", "width": 4}, "marker": {"angleref": "previous", "color": "black", "size": [0, 16], "symbol": "arrow-up"}, "mode": "lines+markers", "showlegend": false, "type": "scatter", "x": [-0.01624, 0.06651], "y": [4.147, 2.234]}, {"hoverinfo": "skip", "line": {"color": "gray", "width": 2}, "marker": {"angleref": "previous", "color": "gray", "size": [0, 10], "symbol": "arrow-up"}, "mode": "lines+markers", "showlegend": false, "type": "scatter", "x": [-0.7889, 1.658], "y": [0.6777, 0.4688]}, {"hoverinfo": "skip", "line": {"color": "gray", "width": 2}, "marker": {"angleref": "previous", "color": "gray", "size": [0, 10], "symbol": "arrow-up"}, "mode": "lines+markers", "showlegend": false, "type": "scatter", "x": [-2.395, 2.373], "y": [3.103, 0.9864]}, {"hoverinfo": "skip", "marker": {"cmax": 360, "cmin": 0, "color": [0, 45, 90, 135, 180, 225, 270, 315, 0, 45, 90, 135, 180, 225, 270, 315], "colorscale": [[0, "#ff0000"], [0.1111, "#ffa700"], [0.2222, "#afff00"], [0.3333, "#08ff00"], [0.4444, "#00ff9f"], [0.5556, "#00b7ff"], [0.6667, "#0010ff"], [0.7778, "#9700ff"], [0.8889, "#ff00bf"], [1, "#ff0000"]], "line": {"color": "black", "width": 1}, "opacity": 0.35, "size": 6}, "mode": "markers", "name": "Visual orient avg (ref)", "type": "scatter", "x": [10.67, 13.24, 9.865, 2.416, -1.023, -1.96, 2.113, 6.949, 9.598, 12.47, 10.52, 2.444, -1.486, -3.129, 0.5478, 5.742], "y": [5.19, 0.1055, -5.397, -3.204, -1.955, 1.419, 5.545, 7.257, 4.277, 1.691, -4.966, -3.179, -1.223, 1.252, 6.591, 6.681]}, {"line": {"color": "red", "dash": "dash", "width": 3}, "mode": "lines", "name": "Max 90 deg pair (15.26)", "type": "scatter", "x": [13.24, -1.96], "y": [0.1055, 1.419]}, {"line": {"color": "blue", "dash": "dash", "width": 3}, "mode": "lines", "name": "Min 90 deg pair (11.37)", "type": "scatter", "x": [6.949, 2.444], "y": [7.257, -3.179]}], "layout": {"height": 800, "title": {"text": "Oracle test patterns: true -> CNN prediction (600 ms)"}, "width": 950, "xaxis": {"title": {"text": "PC1"}}, "yaxis": {"scaleanchor": "x", "scaleratio": 1, "title": {"text": "PC2"}}}}
